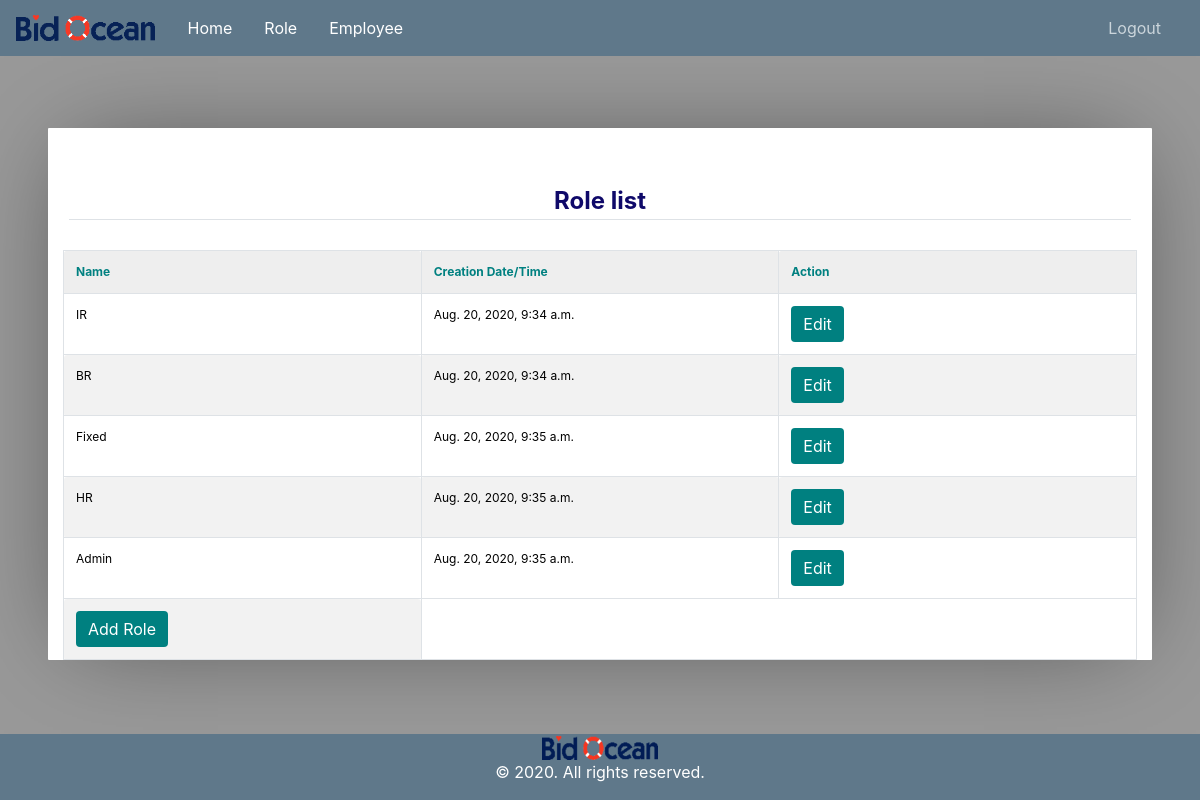
/role-list/ (signed in), run on the app's committed database.
### user_invoice/models.py (models this page shows, shortened)
class Role(models.Model):
    id         = models.AutoField(primary_key=True)
    name       = models.CharField(max_length=300)
    created_at = models.DateTimeField(auto_now_add=True)
    status     = models.SmallIntegerField(default=1)

### user_invoice/views.py (the view)
# urls.py: path('role-list/',views.RoleDisplayView.as_view(),name='role_list'),
class RoleDisplayView(AdminOrHRPanelMixin,TemplateView):
    template_name = 'user_invoice/role_list.html'
    def get(self, request):
        context = {
            'roles': Role.objects.all(),
            'title': 'Role list',
            'role' : Employee.objects.get(auth_tbl=self.request.user).role.name.lower()
        }
        return render(request, self.template_name, context)

### user_invoice/mixin.py (called while the page is built)
    def test_func(self):
        user     = self.request.user
        employee = Employee.objects.get(auth_tbl=user)
        return employee.role.name.lower() == 'admin' or employee.role.name.lower() == 'hr'

### user_invoice/templates/user_invoice/role_list.html (shortened to what this page needs)
{% extends "user_invoice/base.html" %}
{% load crispy_forms_tags %}
{% block content %}
		<table  width="100%">
			<tr>
				<td><legend class="border-bottom mb-4" style="color: rgb(15, 9, 105);text-align: center;"><b>Role list</b> </legend></td>
			</tr>
		</table>
		<table cellpadding="0" cellspacing="0" border="0" class="table table-bordered table-striped  display" width="100%">
			<tr>
				<th style="color: teal;"><b> Name</b> </th>
				<th style="color: teal;"><b> Creation Date/Time</b></th>
				<th style="color: teal;"><b> Action </b></th>
			</tr>
			{% for role in roles %}
				<tr>
					<td style="color: black;">{{role.name}}</td>
					<td style="color: black;">{{role.created_at}}</td>
					<td><a href="{% url 'role_edit' role.pk %}"><button class="btn btn-primary" style="background-color:teal;border: none;"  >Edit</button></a></td>
				</tr>
			{% endfor %}
			<td align="left"><a href="{% url 'role_add' %}"><input class="btn btn-primary" type='button' style="background-color:teal;border: none;" value='Add Role'></a></td>
		</table>
{% endblock content %}

### user_invoice/static/user_invoice/main.css (style rules this page uses)
body { background: #fafafa; color: #333333; margin-top: 5rem; }

### user_invoice/templates/user_invoice/base.html (style rules this page uses)
a { color: white; }

### user_invoice/templates/user_invoice/role_list.html (style rules this page uses)
* { border: 0; color: inherit; font-family: inherit; font-size: inherit; font-style: inherit; font-weight: inherit; line-height: inherit; list-style: none; margin: 0; padding: 0; text-decoration: none; vertical-align: top; }
table { font-size: 75%; table-layout: fixed; width: 100%; }
table { border-collapse: collapse; border-spacing: 2px; }
th, td { border-width: 0px; padding: 0.5em; position: relative; }
th, td { border-radius: 0.25em; border-style: solid; }
th { background: #EEE; border-color: #BBB; }
td { border-color: #DDD; }
html { font: 16px/1 'Open Sans', sans-serif; overflow: auto; padding: 0.5in; }
html { background: #999; cursor: default; }
body { background: #FFF; border-radius: 1px; box-shadow: 0 0 1in -0.25in rgba(0, 0, 0, 0.5); }

### data on the page
Role: name "IR", created_at "Aug. 20, 2020, 9:34 a.m."
Role: name "BR", created_at "Aug. 20, 2020, 9:34 a.m."
Role: name "Fixed", created_at "Aug. 20, 2020, 9:35 a.m."
Role: name "HR", created_at "Aug. 20, 2020, 9:35 a.m."
Role: name "Admin", created_at "Aug. 20, 2020, 9:35 a.m."
